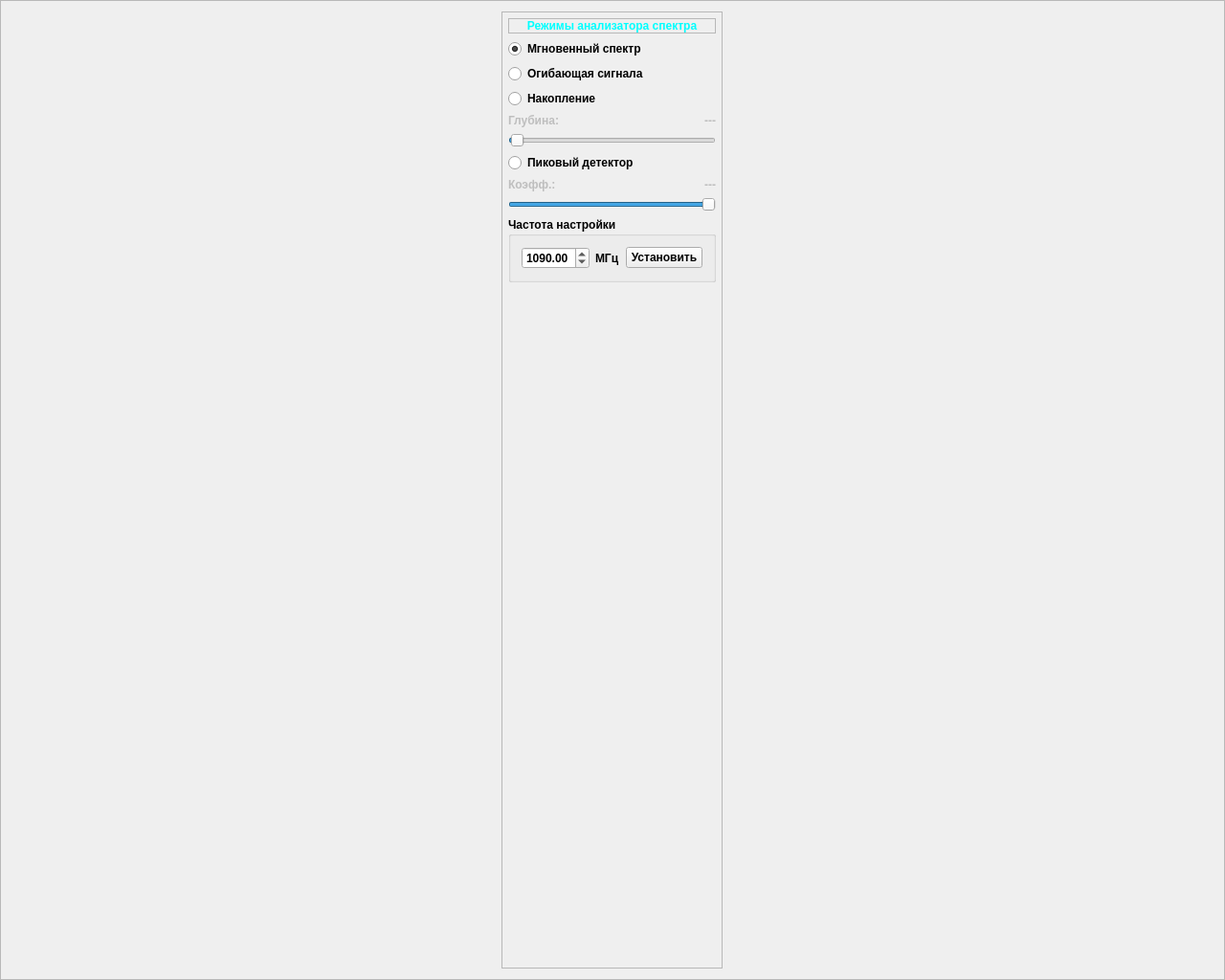
<?xml version="1.0" encoding="UTF-8"?>
<ui version="4.0">
 <class>MainWindow</class>
 <widget class="QMainWindow" name="MainWindow">
  <property name="geometry">
   <rect>
    <x>0</x>
    <y>0</y>
    <width>1280</width>
    <height>1024</height>
   </rect>
  </property>
  <property name="maximumSize">
   <size>
    <width>16777215</width>
    <height>16777215</height>
   </size>
  </property>
  <property name="windowTitle">
   <string>ТЕХНОЛОГИЧЕСКОЕ СПО</string>
  </property>
  <widget class="QWidget" name="centralWidget">
   <layout class="QHBoxLayout" name="horizontalLayout_4">
    <property name="leftMargin">
     <number>0</number>
    </property>
    <property name="topMargin">
     <number>0</number>
    </property>
    <property name="rightMargin">
     <number>0</number>
    </property>
    <property name="bottomMargin">
     <number>0</number>
    </property>
    <item>
     <widget class="QFrame" name="frame">
      <property name="sizePolicy">
       <sizepolicy hsizetype="Expanding" vsizetype="Preferred">
        <horstretch>0</horstretch>
        <verstretch>0</verstretch>
       </sizepolicy>
      </property>
      <property name="frameShape">
       <enum>QFrame::StyledPanel</enum>
      </property>
      <property name="frameShadow">
       <enum>QFrame::Raised</enum>
      </property>
      <layout class="QHBoxLayout" name="horizontalLayout">
       <item>
        <layout class="QVBoxLayout" name="verticalLayout">
         <property name="bottomMargin">
          <number>0</number>
         </property>
         <item>
          <layout class="QHBoxLayout" name="hrlOscilloscope"/>
         </item>
         <item>
          <layout class="QVBoxLayout" name="vltWaterfall"/>
         </item>
        </layout>
       </item>
       <item>
        <layout class="QHBoxLayout" name="horizontalLayout_7">
         <item>
          <widget class="QFrame" name="frameSettings">
           <property name="sizePolicy">
            <sizepolicy hsizetype="Maximum" vsizetype="Preferred">
             <horstretch>0</horstretch>
             <verstretch>0</verstretch>
            </sizepolicy>
           </property>
           <property name="minimumSize">
            <size>
             <width>0</width>
             <height>0</height>
            </size>
           </property>
           <property name="maximumSize">
            <size>
             <width>16777215</width>
             <height>16777215</height>
            </size>
           </property>
           <property name="font">
            <font>
             <weight>75</weight>
             <bold>true</bold>
            </font>
           </property>
           <property name="frameShape">
            <enum>QFrame::StyledPanel</enum>
           </property>
           <property name="frameShadow">
            <enum>QFrame::Raised</enum>
           </property>
           <layout class="QVBoxLayout" name="verticalLayout_6">
            <property name="leftMargin">
             <number>6</number>
            </property>
            <property name="topMargin">
             <number>6</number>
            </property>
            <property name="rightMargin">
             <number>6</number>
            </property>
            <property name="bottomMargin">
             <number>6</number>
            </property>
            <item>
             <widget class="QLabel" name="label_24">
              <property name="sizePolicy">
               <sizepolicy hsizetype="Expanding" vsizetype="Fixed">
                <horstretch>0</horstretch>
                <verstretch>0</verstretch>
               </sizepolicy>
              </property>
              <property name="font">
               <font>
                <weight>75</weight>
                <bold>true</bold>
               </font>
              </property>
              <property name="frameShape">
               <enum>QFrame::StyledPanel</enum>
              </property>
              <property name="frameShadow">
               <enum>QFrame::Plain</enum>
              </property>
              <property name="text">
               <string>&lt;font color=cyan&gt;Режимы анализатора спектра&lt;/font&gt;</string>
              </property>
              <property name="textFormat">
               <enum>Qt::AutoText</enum>
              </property>
              <property name="alignment">
               <set>Qt::AlignCenter</set>
              </property>
             </widget>
            </item>
            <item>
             <layout class="QGridLayout" name="gridLayout_2">
              <item row="0" column="0" colspan="2">
               <widget class="QRadioButton" name="rbRealSpectrum">
                <property name="text">
                 <string>Мгновенный спектр</string>
                </property>
                <property name="checked">
                 <bool>true</bool>
                </property>
                <attribute name="buttonGroup">
                 <string notr="true">buttonGroup</string>
                </attribute>
               </widget>
              </item>
              <item row="4" column="0">
               <widget class="QLabel" name="lAccumSpectrumDeep">
                <property name="enabled">
                 <bool>false</bool>
                </property>
                <property name="text">
                 <string>Глубина:</string>
                </property>
               </widget>
              </item>
              <item row="6" column="0" colspan="2">
               <widget class="QRadioButton" name="rbPeakSpectrum">
                <property name="text">
                 <string>Пиковый детектор</string>
                </property>
                <attribute name="buttonGroup">
                 <string notr="true">buttonGroup</string>
                </attribute>
               </widget>
              </item>
              <item row="4" column="1">
               <widget class="QLabel" name="lAccumSpectrumDeepValue">
                <property name="enabled">
                 <bool>false</bool>
                </property>
                <property name="text">
                 <string>---</string>
                </property>
                <property name="alignment">
                 <set>Qt::AlignRight|Qt::AlignTrailing|Qt::AlignVCenter</set>
                </property>
               </widget>
              </item>
              <item row="7" column="0">
               <widget class="QLabel" name="lPeakSpectrCoeff">
                <property name="enabled">
                 <bool>false</bool>
                </property>
                <property name="text">
                 <string>Коэфф.:</string>
                </property>
               </widget>
              </item>
              <item row="8" column="0" colspan="2">
               <widget class="QSlider" name="sliderPeakSpectrCoeff">
                <property name="enabled">
                 <bool>true</bool>
                </property>
                <property name="minimum">
                 <number>90000</number>
                </property>
                <property name="maximum">
                 <number>100000</number>
                </property>
                <property name="pageStep">
                 <number>1</number>
                </property>
                <property name="value">
                 <number>100000</number>
                </property>
                <property name="orientation">
                 <enum>Qt::Horizontal</enum>
                </property>
               </widget>
              </item>
              <item row="5" column="0" colspan="2">
               <widget class="QSlider" name="hslAccumSpectrumDeep">
                <property name="enabled">
                 <bool>true</bool>
                </property>
                <property name="minimum">
                 <number>1</number>
                </property>
                <property name="maximum">
                 <number>1000</number>
                </property>
                <property name="pageStep">
                 <number>1</number>
                </property>
                <property name="value">
                 <number>10</number>
                </property>
                <property name="orientation">
                 <enum>Qt::Horizontal</enum>
                </property>
               </widget>
              </item>
              <item row="7" column="1">
               <widget class="QLabel" name="lPeakSpectrCoeffValue">
                <property name="enabled">
                 <bool>false</bool>
                </property>
                <property name="text">
                 <string>---</string>
                </property>
                <property name="alignment">
                 <set>Qt::AlignRight|Qt::AlignTrailing|Qt::AlignVCenter</set>
                </property>
               </widget>
              </item>
              <item row="1" column="0" colspan="2">
               <widget class="QRadioButton" name="rbSignalEnvelope">
                <property name="text">
                 <string>Огибающая сигнала</string>
                </property>
                <attribute name="buttonGroup">
                 <string notr="true">buttonGroup</string>
                </attribute>
               </widget>
              </item>
              <item row="2" column="0" colspan="2">
               <widget class="QRadioButton" name="rbAccumSpectrum">
                <property name="text">
                 <string>Накопление</string>
                </property>
                <attribute name="buttonGroup">
                 <string notr="true">buttonGroup</string>
                </attribute>
               </widget>
              </item>
             </layout>
            </item>
            <item>
             <widget class="QGroupBox" name="groupBox">
              <property name="title">
               <string>Частота настройки</string>
              </property>
              <layout class="QHBoxLayout" name="horizontalLayout_2">
               <item>
                <widget class="QDoubleSpinBox" name="dsbFreq">
                 <property name="minimum">
                  <double>24.000000000000000</double>
                 </property>
                 <property name="maximum">
                  <double>1766.000000000000000</double>
                 </property>
                 <property name="value">
                  <double>1090.000000000000000</double>
                 </property>
                </widget>
               </item>
               <item>
                <widget class="QLabel" name="lFreq">
                 <property name="text">
                  <string>МГц</string>
                 </property>
                </widget>
               </item>
               <item>
                <widget class="QPushButton" name="pbFreqSetup">
                 <property name="text">
                  <string>Установить</string>
                 </property>
                </widget>
               </item>
              </layout>
             </widget>
            </item>
            <item>
             <spacer name="verticalSpacer">
              <property name="orientation">
               <enum>Qt::Vertical</enum>
              </property>
              <property name="sizeHint" stdset="0">
               <size>
                <width>20</width>
                <height>40</height>
               </size>
              </property>
             </spacer>
            </item>
           </layout>
          </widget>
         </item>
        </layout>
       </item>
      </layout>
     </widget>
    </item>
   </layout>
  </widget>
 </widget>
 <layoutdefault spacing="6" margin="11"/>
 <resources/>
 <connections/>
 <buttongroups>
  <buttongroup name="buttonGroup"/>
 </buttongroups>
</ui>
